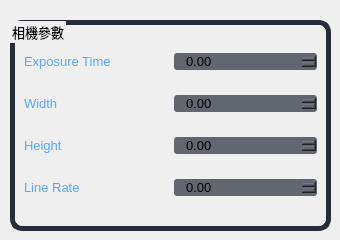
                  <widget class="QWidget" name="page_setting">
                   <widget class="QGroupBox" name="groupBox">
                    <property name="geometry">
                     <rect>
                      <x>10</x>
                      <y>20</y>
                      <width>321</width>
                      <height>211</height>
                     </rect>
                    </property>
                    <property name="font">
                     <font>
                      <family>Segoe UI</family>
                      <pointsize>10</pointsize>
                     </font>
                    </property>
                    <property name="styleSheet">
                     <string notr="true">QGroupBox{
	border: 5px solid rgb(39, 44, 54);
	border-radius: 12px;
}
QGroupBox:hover {
	border: 5px solid rgb(105, 95, 148);
}</string>
                    </property>
                    <property name="title">
                     <string>相機參數</string>
                    </property>
                    <layout class="QGridLayout" name="gridLayout_4">
                     <item row="0" column="0">
                      <widget class="QLabel" name="label">
                       <property name="font">
                        <font>
                         <family>Segoe UI</family>
                         <pointsize>10</pointsize>
                        </font>
                       </property>
                       <property name="styleSheet">
                        <string notr="true">QLabel{
	color:rgb(85, 170, 255);
	border-radius: 5px;
}</string>
                       </property>
                       <property name="text">
                        <string>Exposure Time</string>
                       </property>
                      </widget>
                     </item>
                     <item row="0" column="1">
                      <widget class="QDoubleSpinBox" name="Exposure_doubleSpinBox">
                       <property name="font">
                        <font>
                         <family>Segoe UI</family>
                         <pointsize>10</pointsize>
                        </font>
                       </property>
                       <property name="styleSheet">
                        <string notr="true">QDoubleSpinBox{
border: solid rgb(98,103,111);
padding-left: 10px;
background-color:rgb(98,103,111);
border-radius: 3px;
}
QDoubleSpinBox:hover {
border: 3px solid rgb(64, 71, 88);
}
QDoubleSpinBox:focus{
border:2px solid rgb(255, 255, 127)
}</string>
                       </property>
                      </widget>
                     </item>
                     <item row="1" column="0">
                      <widget class="QLabel" name="label_2">
                       <property name="font">
                        <font>
                         <family>Segoe UI</family>
                         <pointsize>10</pointsize>
                        </font>
                       </property>
                       <property name="styleSheet">
                        <string notr="true">QLabel{
	color:rgb(85, 170, 255);
}</string>
                       </property>
                       <property name="text">
                        <string>Width</string>
                       </property>
                      </widget>
                     </item>
                     <item row="1" column="1">
                      <widget class="QDoubleSpinBox" name="width_doubleSpinBox">
                       <property name="font">
                        <font>
                         <family>Segoe UI</family>
                         <pointsize>10</pointsize>
                        </font>
                       </property>
                       <property name="styleSheet">
                        <string notr="true">QDoubleSpinBox{
border: solid rgb(98,103,111);
padding-left: 10px;
background-color:rgb(98,103,111);
border-radius: 3px;
}
QDoubleSpinBox:hover {
border: 3px solid rgb(64, 71, 88);
}
QDoubleSpinBox:focus{
border:2px solid rgb(255, 255, 127)
}</string>
                       </property>
                      </widget>
                     </item>
                     <item row="2" column="0">
                      <widget class="QLabel" name="label_3">
                       <property name="font">
                        <font>
                         <family>Segoe UI</family>
                         <pointsize>10</pointsize>
                        </font>
                       </property>
                       <property name="styleSheet">
                        <string notr="true">QLabel{
	color:rgb(85, 170, 255);
}</string>
                       </property>
                       <property name="text">
                        <string>Height</string>
                       </property>
                      </widget>
                     </item>
                     <item row="2" column="1">
                      <widget class="QDoubleSpinBox" name="Height_doubleSpinBox">
                       <property name="font">
                        <font>
                         <family>Segoe UI</family>
                         <pointsize>10</pointsize>
                        </font>
                       </property>
                       <property name="styleSheet">
                        <string notr="true">QDoubleSpinBox{
border: solid rgb(98,103,111);
padding-left: 10px;
background-color:rgb(98,103,111);
border-radius: 3px;
}
QDoubleSpinBox:hover {
border: 3px solid rgb(64, 71, 88);
}
QDoubleSpinBox:focus{
border:2px solid rgb(255, 255, 127)
}</string>
                       </property>
                      </widget>
                     </item>
                     <item row="3" column="0">
                      <widget class="QLabel" name="label_4">
                       <property name="font">
                        <font>
                         <family>Segoe UI</family>
                         <pointsize>10</pointsize>
                        </font>
                       </property>
                       <property name="styleSheet">
                        <string notr="true">QLabel{
	color:rgb(85, 170, 255);
}</string>
                       </property>
                       <property name="text">
                        <string>Line Rate</string>
                       </property>
                      </widget>
                     </item>
                     <item row="3" column="1">
                      <widget class="QDoubleSpinBox" name="LineRate_doubleSpinBox">
                       <property name="font">
                        <font>
                         <family>Segoe UI</family>
                         <pointsize>10</pointsize>
                        </font>
                       </property>
                       <property name="styleSheet">
                        <string notr="true">QDoubleSpinBox{
border: solid rgb(98,103,111);
padding-left: 10px;
background-color:rgb(98,103,111);
border-radius: 3px;
}
QDoubleSpinBox:hover {
border: 3px solid rgb(64, 71, 88);
}
QDoubleSpinBox:focus{
border:2px solid rgb(255, 255, 127)
}</string>
                       </property>
                      </widget>
                     </item>
                    </layout>
                   </widget>
                  </widget>
